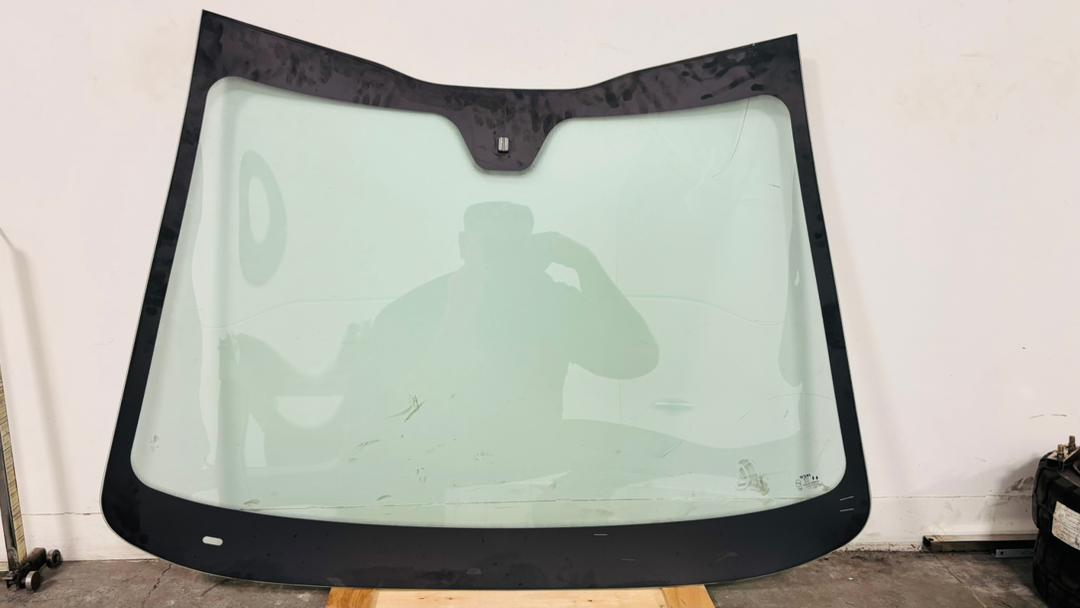
#> input picture images/WhatsApp Image 2025-12-17 at 2.32.16 PM.jpeg, 1080 x 608 px; its folder holds only this picture in this run
$ python -i detector.py   (imports and definitions only)
#> lines starting #> are read from the running program, lines starting #| are printed output that depends on the picture; after the words box and inside, x2 and y2 are one past the last pixel; in counts of white or black regions, pixels touching at a corner belong together
#> further down, picture is the input picture: shape (608, 1080, 3); mean B, G, R 171.2, 179.4, 178.8
# detector.py (FULL REWRITE)
from __future__ import annotations

from typing import Any, Dict, List, Optional, Tuple

import cv2
import numpy as np


# ----------------------------
# IO helper
# ----------------------------
# [199 lines left out: functions load_and_crop, _clamp_roi_abs, _as_points, _fit_line, _line_x_at_y, _line_y_at_x and 4 more, not called in this run]


def _shift_points(points: np.ndarray, dx: float, dy: float) -> np.ndarray:
    return np.asarray(points, dtype=np.float32).reshape(-1, 2) + np.array([dx, dy], dtype=np.float32)


# [12 lines left out: functions _shift_line, _good_pt, not called in this run]


# ----------------------------
# Preprocess (baseplate debug path)
# ----------------------------
def preprocess_edges(
    bgr: np.ndarray,
    *,
    use_clahe: bool = True,
    clahe_clip: float = 1.5,
    clahe_grid: int = 8,
    bilateral_d: int = 5,
    bilateral_sigma_color: int = 40,
    bilateral_sigma_space: int = 40,
    blur_ksize: int = 5,
    canny_low: int = 50,
    canny_high: int = 120,
    dilate_iter: int = 1,
    close_iter: int = 1,
) -> Tuple[np.ndarray, np.ndarray, Dict[str, np.ndarray]]:
#> called with use_clahe = True, clahe_clip = 1.5, clahe_grid = 8, bilateral_d = 5, bilateral_sigma_color = 40, bilateral_sigma_space = 40, blur_ksize = 5, canny_low = 50
    if bgr is None or bgr.size == 0:
        raise ValueError("empty image")

    gray0 = cv2.cvtColor(bgr, cv2.COLOR_BGR2GRAY)
    gray1 = cv2.bilateralFilter(
        gray0,
        d=int(bilateral_d),
        sigmaColor=int(bilateral_sigma_color),
        sigmaSpace=int(bilateral_sigma_space),
    )

    if use_clahe:
        clahe = cv2.createCLAHE(clipLimit=float(clahe_clip), tileGridSize=(int(clahe_grid), int(clahe_grid)))
        gray2 = clahe.apply(gray1)
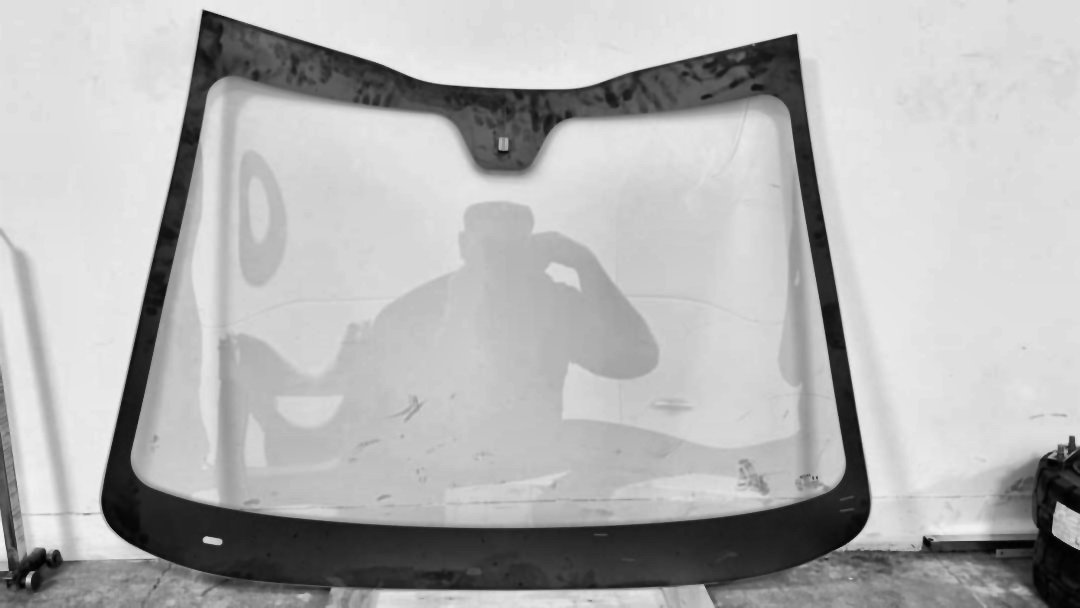
#> gray2: shape (608, 1080); min 1, max 241, mean 178.8
    else:
        gray2 = cv2.equalizeHist(gray1)

    k = int(blur_ksize)
    if k % 2 == 0:
        k += 1
    k = max(3, k)

    gray3 = cv2.GaussianBlur(gray2, (k, k), 0)

    edges0 = cv2.Canny(gray3, int(canny_low), int(canny_high), apertureSize=3, L2gradient=True)
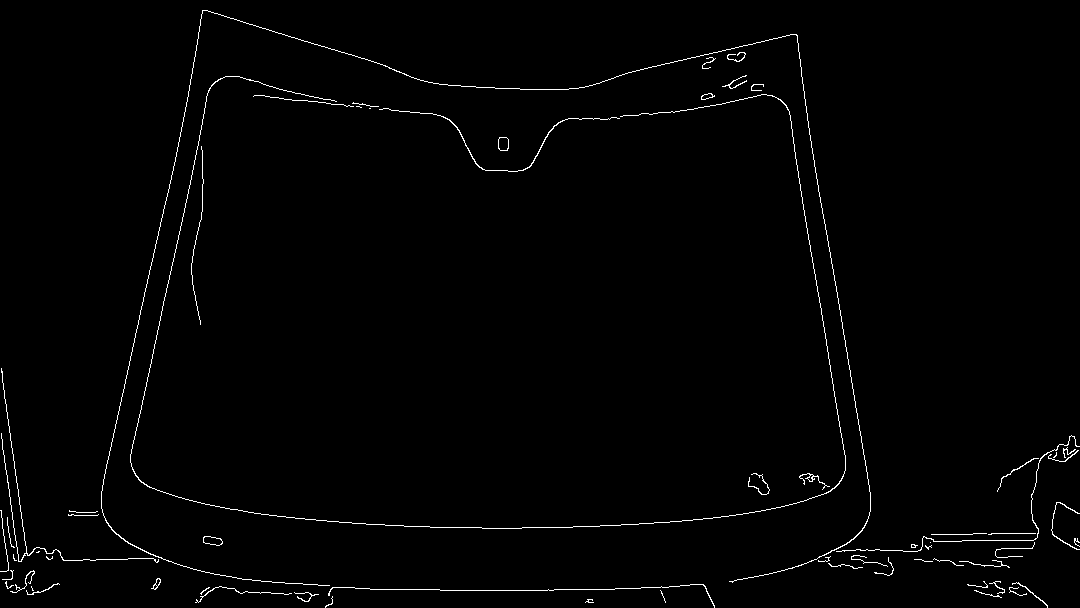
#> edges0: shape (608, 1080); 1.2% white in thin lines or dots
    edges1 = cv2.dilate(edges0, np.ones((3, 3), np.uint8), iterations=int(max(0, dilate_iter)))
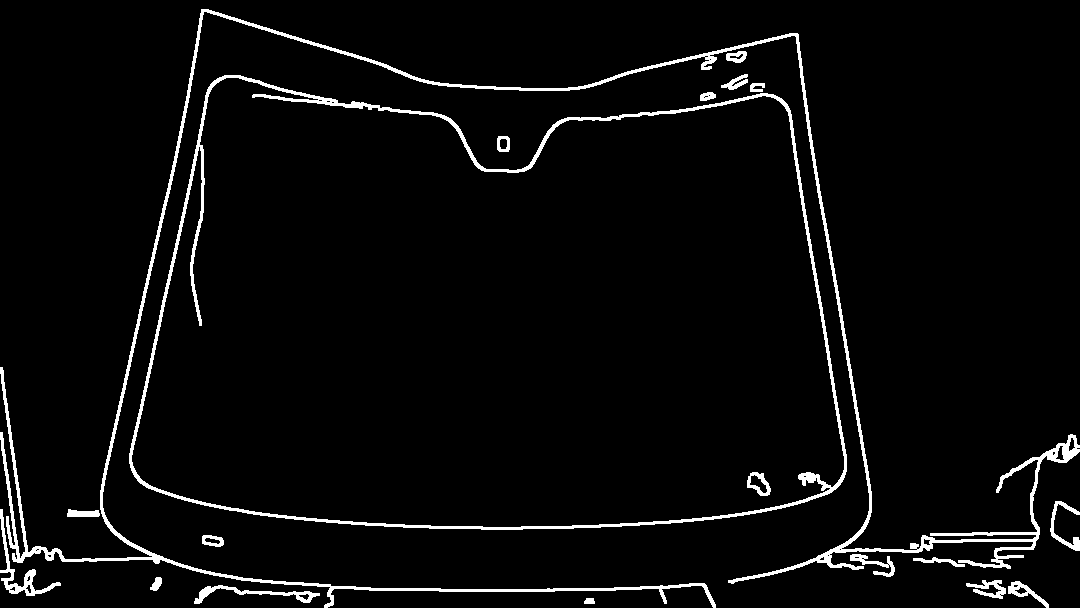
#> edges1: shape (608, 1080); 3.9% white; 19 white regions, largest, box (x1, y1, x2, y2) and area: (0, 9, 1080, 608) 12963, (129, 75, 847, 530) 8382, (0, 509, 61, 596) 764
    edges2 = cv2.morphologyEx(edges1, cv2.MORPH_CLOSE, np.ones((3, 3), np.uint8), iterations=int(max(0, close_iter)))
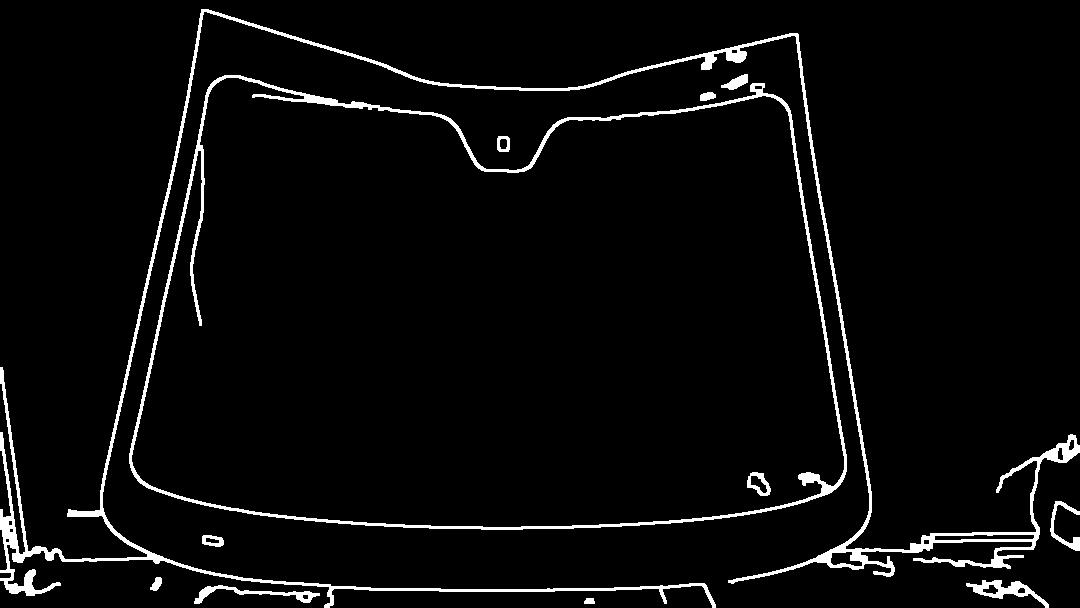
#> edges2: shape (608, 1080); 4% white; 12 white regions, largest, box (x1, y1, x2, y2) and area: (0, 9, 1080, 608) 15119, (129, 75, 847, 530) 8570, (966, 580, 1049, 608) 725

    dbg = {
        "gray0": gray0,
        "gray1_bilateral": gray1,
        "gray2_contrast": gray2,
        "gray3_blur": gray3,
        "edges0": edges0,
        "edges1_dilate": edges1,
        "edges2_close": edges2,
    }

    return gray2, edges2, dbg


# ----------------------------
# Baseplate detection
# ----------------------------
# [200 lines left out: functions _contrast_score, _pick_best_contour, _normalize_min_area_angle, _detect_in_window, not called in this run]


# ----------------------------
# Baseplate temporal stabilization / anti-flicker
# ----------------------------
_BASEPLATE_STABLE_ALPHA = 0.38
_BASEPLATE_MICRO_ALPHA = 0.18
_BASEPLATE_MICRO_JUMP_PX = 4.0
_BASEPLATE_MAX_JUMP_PX = 85.0
_BASEPLATE_MAX_ANGLE_JUMP_DEG = 22.0
_BASEPLATE_HOLD_BAD_FRAMES = 10
_BASEPLATE_HOLD_MISSING_FRAMES = 14

_BASEPLATE_TRACK = {
    "valid": False,
    "center_abs": None,
    "angle": None,
    "contour_abs": None,
    "frame_i": 0,
    "last_update_i": -10_000,
    "bad_count": 0,
    "missing_count": 0,
    "last_roi": None,
    "last_shape": None,
}


# [31 lines left out: functions reset_baseplate_detection_hysteresis, _angle_diff_deg_local, not called in this run]


def _blend_angle_deg(old, new, alpha: float) -> float:
    return float(old + _angle_diff_deg_local(new, old) * float(alpha))


# [1027 lines left out: functions _contour_abs_from_rel, _contour_rel_from_abs, _shift_contour, _center_abs_from_rel, _center_rel_from_abs, _roi_contains_center_with_margin and 17 more, not called in this run]


# Backwards-compatible alias for the previous "solid edge" name.
def detect_notch_solid_edge_anchors_local(image_bgr: np.ndarray, roi_xywh_abs, **kwargs):
    return detect_notch_dark_region_frame_local(image_bgr, roi_xywh_abs, **kwargs)


# ----------------------------
# Notch-relative measurement
# ----------------------------
# [84 lines left out: functions measure_baseplate_against_notch_frame, detect_baseplate_in_roi, not called in this run]

>>> import cv2
>>> picture = cv2.imread('images/WhatsApp Image 2025-12-17 at 2.32.16 PM.jpeg')
>>> result = preprocess_edges(picture)
